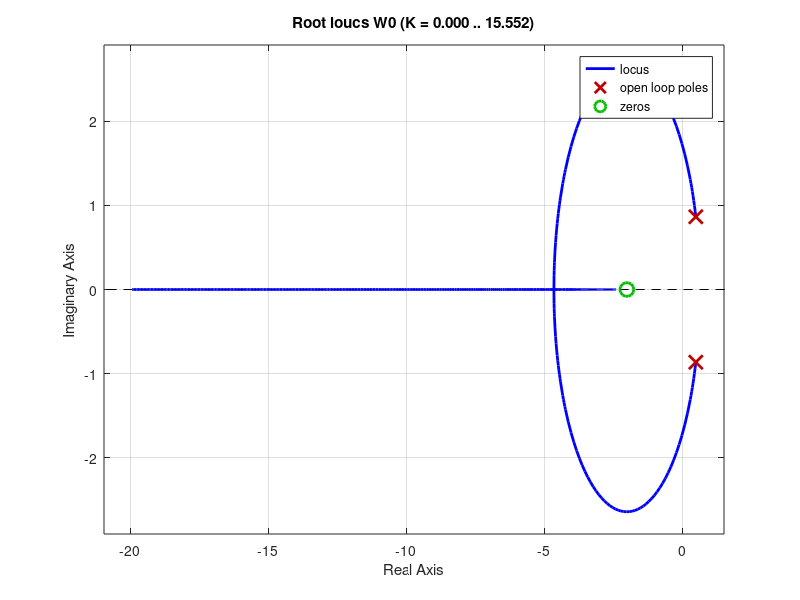

The MATLAB source for this figure:
A = 5; T1 = 10; T2 = 4; T3 = 1;
Wp = tf(A, conv(conv([T1 1], [T2 1]), [T3 1]));
Wc = 0.035; W0 = Wc*Wp; step(feedback(W0,1, -1)); rlocus(W0);
nyquist(W0);
W0 = tf([0.5 1], [1 -1 1]);
roots(W0.den{1});
nyquist(W0);
pzmap(feedback(W0, 1 -1));
W0 = tf(3*[0.5 1], [1 -1 1]);
nyquist(W0);
pzmap(feedback(W0, 1 -1));
rlocus(W0);

